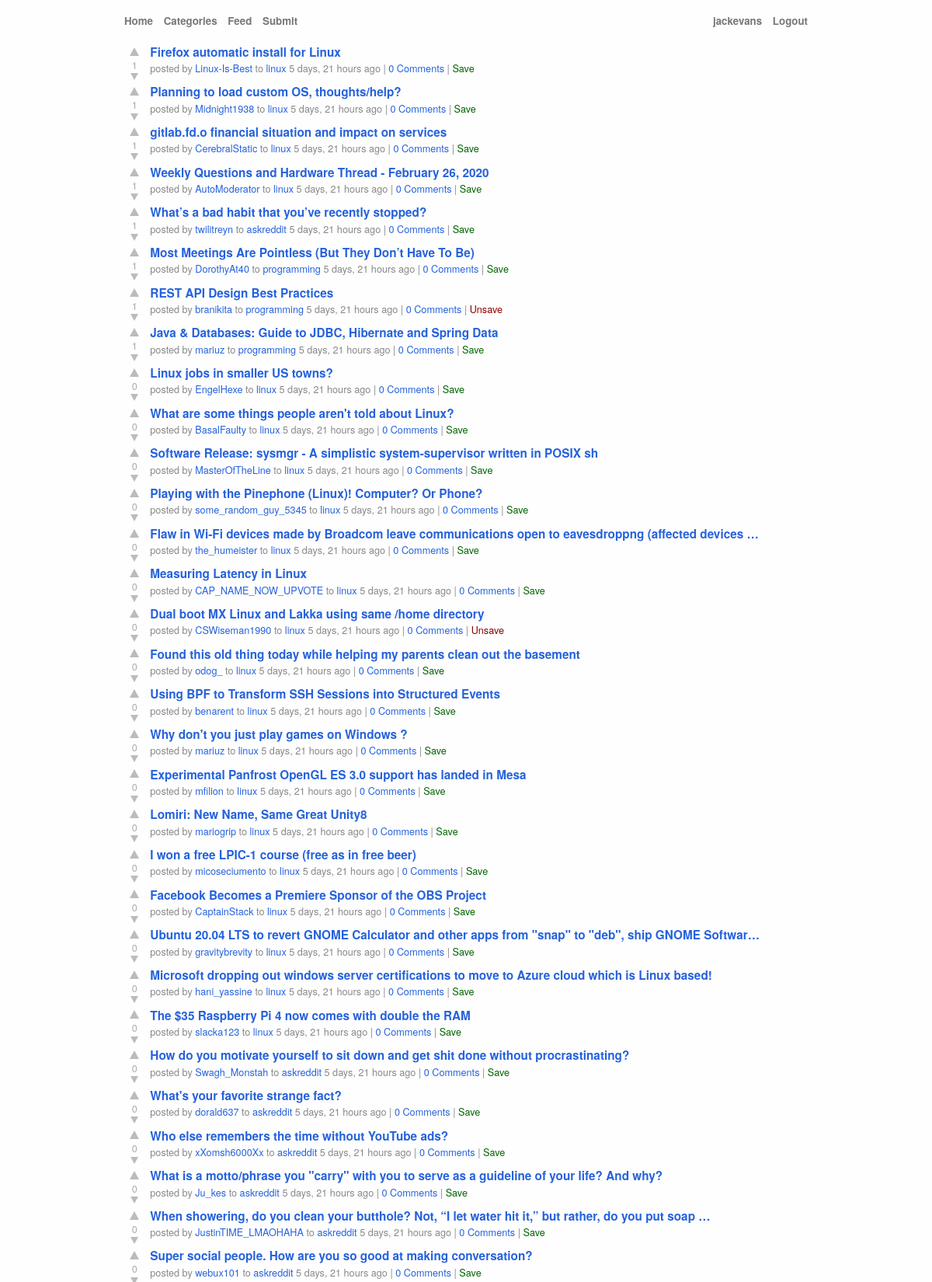
Page / (signed in, upper part) on the committed database.
### posts/models.py (models this page shows, shortened)
class TimeStamp(models.Model):
    created_on = models.DateTimeField(auto_now_add=True)
    updated_on = models.DateTimeField(auto_now=True)
    class Meta:
        abstract = True

class Post(TimeStamp):
    id = models.UUIDField(primary_key=True, default=uuid.uuid4, editable=False)
    title = models.CharField(max_length=200)
    slug = models.SlugField(editable=False)
    body = models.TextField(max_length=2000, blank=True)
    link = models.URLField(blank=True)
    photo = models.ImageField(blank=True)
    votes = GenericRelation("Vote", related_query_name="post")
    favourites = GenericRelation("Favourite", related_query_name="post")
    category = models.ForeignKey(
        "Category", on_delete=models.CASCADE, related_name="posts"
    )
    user = models.ForeignKey(
        settings.AUTH_USER_MODEL,
        on_delete=models.SET(get_sentinel_user),
        related_name="posts",
    )
    objects = models.Manager()
    ranked = RankedManager()
    class Meta:
        ordering = ("-created_on",)
    def get_absolute_url(self):
        from django.urls import reverse
        return reverse("posts:post_detail", args=[str(self.id), self.slug])

class Category(TimeStamp):
    name = models.CharField(max_length=200, unique=True)
    slug = models.SlugField(editable=False)
    description = models.CharField(max_length=200)
    avatar = models.ImageField(blank=True)
    def get_absolute_url(self):
        from django.urls import reverse
        return reverse("posts:category_detail", args=[self.slug])
    class Meta:
        ordering = ("name",)
        verbose_name_plural = "categories"
    def __str__(self) -> str:
        return self.name

### posts/views.py (the view)
# urls.py: path("", views.index, name="index"),
def index(request):
    posts = Post.ranked.select_related("user", "category")
    if request.user.is_authenticated:
        user_votes = Vote.objects.filter(user=request.user)
        user_favs = Favourite.objects.filter(
            user=request.user, object_id=OuterRef("pk")
        )
        posts = posts.annotate(
            has_saved=Exists(user_favs, distinct=True),
            upvoted=Exists(
                user_votes.filter(object_id=OuterRef("pk"), choice=Vote.Choice.UP),
                distinct=True,
            ),
            downvoted=Exists(
                user_votes.filter(object_id=OuterRef("pk"), choice=Vote.Choice.DOWN),
                distinct=True,
            ),
        )
    posts = posts.order_by("-score", "-created_on")
    paginator = Paginator(posts, 50)
    page_number = request.GET.get("page")
    page_obj = paginator.get_page(page_number)
    return render(request, "posts/index.html", {"page_obj": page_obj},)

### posts/models.py (called while the page is built)
    def get_queryset(self):
        return (
            super()
            .get_queryset()
            .annotate(
                total_comments=Coalesce(Count("comments", distinct=True), Value(0)),
                score=Coalesce(Sum("votes__choice", distinct=True), Value(0)),
            )
        )

### posts/templates/posts/index.html
{% extends "base.html" %}
{% block content %}
  {% include "posts/post_list.html" %}
{% endblock %}

### posts/templates/base.html (shortened to what this page needs)
{% load static %}
{% get_static_prefix as STATIC_PREFIX %}
{% get_media_prefix as MEDIA_PREFIX %}
<!DOCTYPE html>
<html lang="en">
  <link rel="stylesheet" type="text/css" href="{% static 'css/posts.css' %}">
  <body>
    <div id="wrapper">
      <div id="header">
        <div id="headerleft">
          <span class="headerlinks">
            <a href="/" class="">Home</a>
          </span>
          <span class="headerlinks">
            <a href="{% url 'posts:category_list' %}" class="">Categories</a>
            {% if request.user.is_authenticated %}
              <a href="{% url 'posts:user_feed' %}" class="">Feed</a>
              <a href="{% url 'posts:post_create' %}" class="">Submit</a>
            {% endif %}
          </span>
        </div>
        <div id="headerright">
          <span class="headerlinks">
            {% if request.user.is_authenticated %}
              <a href="{% url 'posts:user' request.user.username %}">{{ request.user.username }}</a>
              <a href="{% url 'logout' %}">Logout</a>
            {% else %}
              <a href="{% url 'login' %}">Login</a>
            {% endif %}
          </span>
        </div>
      </div>
      <div id="inside">
        {% block content %}
        {% endblock %}
      </div>
    </div>
  </body>
</html>

### posts/templates/posts/post_list.html (shortened to what this page needs)
{% load humanize %}
{% if page_obj %}
  <ol class="posts list">
    {% for post in page_obj %}
      <li class="post">
          {% include "posts/post.html" %}
      </li>
    {% endfor %}
  </ol>
{% else %}
  <b class="text-danger">Nothing to Show</b>
{% endif %}

### posts/templates/posts/post.html (shortened to what this page needs)
{% load humanize %}
<div class="post_liner h-entry">
  <div class="voters">
      {% if post.upvoted %}
        <a class="upvoter" href=""></a>
      {% else %}
        <a class="upvoter" href="{% url 'posts:upvote_post' post.id %}?next={{ request.path|urlencode }}"></a>
      {% endif %}
      <div class="score">{{ post.score }}</div>
      {% if post.downvoted %}
        <a class="downvoter" href=""></a>
      {% else %}
        <a class="downvoter" href="{% url 'posts:downvote_post' post.id %}?next={{ request.path|urlencode }}"></a>
      {% endif %}
  </div>
  <div class="details">
    <span class="link">
      <a href="{{ post.get_absolute_url }}">{{ post.title|truncatechars:100 }}</a>
    </span>
    <div class="byline">
      posted by <a href="{% url 'posts:user' post.user %}">{{ post.user }}</a>
      to <a href="{{ post.category.get_absolute_url }}">{{ post.category }}</a> {{ post.created_on|naturaltime }}
      | <a href="{{ post.get_absolute_url }}">{{ post.total_comments }} Comment{{ post.total_comments|pluralize }}</a>
      {% if request.user.is_authenticated %}
        {% if post.has_saved %}
          |<a class="text-danger" href="{% url 'posts:unsave_post' post.id %}?next={{ request.path|urlencode }}"> Unsave</a>
        {% else %}
          | <a class="text-success" href="{% url 'posts:save_post' post.id %}?next={{ request.path|urlencode }}"> Save</a>
        {% endif %}
      {% endif %}
    </div>
  </div>
</div>

### posts/static/css/posts.css (style rules this page uses)
.text-danger, a.text-danger { color: darkred; }
a.text-success { color: darkgreen; }
html { overflow-y: scroll; }
body, textarea, input, button { font-family: "helvetica neue", arial, sans-serif; font-size: 10pt; color: #333; line-height: 1.45em; }
body { background-color: #fefefe; }
a { color: #2562dc; cursor: pointer; }
div#wrapper { margin-left: auto; margin-right: auto; padding-bottom: 2em; min-width: 600px; max-width: 900px; }
div#inside { margin-left: 0.25em; margin-right: 0.25em; }
#header { font-weight: bold; padding: 5px 10px; margin-top: 1em; margin-bottom: 0.5em; line-height: 18px; }
#headerleft { float: left; }
.headerlinks a { color: #777; text-decoration: none; padding-right: 0.75em; }
#headerright { float: right; text-align: right; }
#headerright .headerlinks a { padding-right: 0; padding-left: 0.75em; }
ol.posts, ol.comments, ol.search_results { padding: 0; list-style: none; margin: 0; }
div.voters { float: left; margin-top: 0px; width: 40px; }
div.voters div.score { color: #aaa; font-size: 9pt; margin-top: 1px; margin-bottom: -3px; text-align: center; }
li.post div.voters div.score { font-size: 9.5pt; margin-top: 2px; }
div.voters .upvoter, div.voters .downvoter { border-color: transparent transparent #bbb transparent; border-style: solid; border-width: 6px; text-decoration: none; width: 0px; height: 0; margin-bottom: 0px; margin-left: 14px; padding: 0; display: block; }
div.voters .upvoter { border-bottom-width: 11px; }
div.voters .downvoter { border-color: #bbb transparent transparent transparent; border-width: 5px; margin-top: 4px; margin-left: 15px; margin-bottom: -5px; border-top-width: 9px; }
li.post { clear: both; }
ol.posts li.post div.post_liner { padding-top: 0.25em; padding-bottom: 0.25em; }
ol.posts li:first-child div.post_liner { padding-top: 0.5em; }
li div.details { padding-top: 0.1em; }
li .link { font-weight: bold; vertical-align: middle; }
li .link a { font-size: 11.5pt; text-decoration: none; }
li .byline { color: #888; font-size: 9.5pt; }
li.post .byline { margin-top: 1px; }
li .byline a { text-decoration: none; }
li div.details, div.post_content { margin-left: 40px; margin-right: 40px; }

### rows in the picture
Post: score "1", title "Firefox automatic install for Linux", user "Linux-Is-Best", category "linux", created_on "5 days, 21 hours ago", total_comments "0"
Post: score "1", title "Planning to load custom OS, thoughts/help?", user "Midnight1938", category "linux", created_on "5 days, 21 hours ago", total_comments "0"
Post: score "1", title "gitlab.fd.o financial situation and impact on services", user "CerebralStatic", category "linux", created_on "5 days, 21 hours ago", total_comments "0"
Post: score "1", title "Weekly Questions and Hardware Thread - February 26, 2020", user "AutoModerator", category "linux", created_on "5 days, 21 hours ago", total_comments "0"
Post: score "1", title "What’s a bad habit that you’ve recently stopped?", user "twilitreyn", category "askreddit", created_on "5 days, 21 hours ago", total_comments "0"
Post: score "1", title "Most Meetings Are Pointless (But They Don’t Have To Be)", user "DorothyAt40", category "programming", created_on "5 days, 21 hours ago", total_comments "0"
Post: score "1", title "REST API Design Best Practices", user "branikita", category "programming", created_on "5 days, 21 hours ago", total_comments "0"
Post: score "1", title "Java & Databases: Guide to JDBC, Hibernate and Spring Data", user "mariuz", category "programming", created_on "5 days, 21 hours ago", total_comments "0"
Post: score "0", title "Linux jobs in smaller US towns?", user "EngelHexe", category "linux", created_on "5 days, 21 hours ago", total_comments "0"
Post: score "0", title "What are some things people aren't told about Linux?", user "BasalFaulty", category "linux", created_on "5 days, 21 hours ago", total_comments "0"
Post: score "0", title "Software Release: sysmgr - A simplistic system-supervisor written in POSIX sh", user "MasterOfTheLine", category "linux", created_on "5 days, 21 hours ago", total_comments "0"
Post: score "0", title "Playing with the Pinephone (Linux)! Computer? Or Phone?", user "some_random_guy_5345", category "linux", created_on "5 days, 21 hours ago", total_comments "0"
Post: score "0", title "Flaw in Wi-Fi devices made by Broadcom leave communications open to eavesdroppng (affected devices …", user "the_humeister", category "linux", created_on "5 days, 21 hours ago", total_comments "0"
Post: score "0", title "Measuring Latency in Linux", user "CAP_NAME_NOW_UPVOTE", category "linux", created_on "5 days, 21 hours ago", total_comments "0"
Post: score "0", title "Dual boot MX Linux and Lakka using same /home directory", user "CSWiseman1990", category "linux", created_on "5 days, 21 hours ago", total_comments "0"
Post: score "0", title "Found this old thing today while helping my parents clean out the basement", user "odog_", category "linux", created_on "5 days, 21 hours ago", total_comments "0"
Post: score "0", title "Using BPF to Transform SSH Sessions into Structured Events", user "benarent", category "linux", created_on "5 days, 21 hours ago", total_comments "0"
Post: score "0", title "Why don't you just play games on Windows ?", user "mariuz", category "linux", created_on "5 days, 21 hours ago", total_comments "0"
Post: score "0", title "Experimental Panfrost OpenGL ES 3.0 support has landed in Mesa", user "mfilion", category "linux", created_on "5 days, 21 hours ago", total_comments "0"
Post: score "0", title "Lomiri: New Name, Same Great Unity8", user "mariogrip", category "linux", created_on "5 days, 21 hours ago", total_comments "0"
Post: score "0", title "I won a free LPIC-1 course (free as in free beer)", user "micoseciumento", category "linux", created_on "5 days, 21 hours ago", total_comments "0"
Post: score "0", title "Facebook Becomes a Premiere Sponsor of the OBS Project", user "CaptainStack", category "linux", created_on "5 days, 21 hours ago", total_comments "0"
Post: score "0", title "Ubuntu 20.04 LTS to revert GNOME Calculator and other apps from \"snap\" to \"deb\", ship GNOME Softwar…", user "gravitybrevity", category "linux", created_on "5 days, 21 hours ago", total_comments "0"
Post: score "0", title "Microsoft dropping out windows server certifications to move to Azure cloud which is Linux based!", user "hani_yassine", category "linux", created_on "5 days, 21 hours ago", total_comments "0"
Post: score "0", title "The $35 Raspberry Pi 4 now comes with double the RAM", user "slacka123", category "linux", created_on "5 days, 21 hours ago", total_comments "0"
Post: score "0", title "How do you motivate yourself to sit down and get shit done without procrastinating?", user "Swagh_Monstah", category "askreddit", created_on "5 days, 21 hours ago", total_comments "0"
Post: score "0", title "What's your favorite strange fact?", user "dorald637", category "askreddit", created_on "5 days, 21 hours ago", total_comments "0"
Post: score "0", title "Who else remembers the time without YouTube ads?", user "xXomsh6000Xx", category "askreddit", created_on "5 days, 21 hours ago", total_comments "0"
Post: score "0", title "What is a motto/phrase you \"carry\" with you to serve as a guideline of your life? And why?", user "Ju_kes", category "askreddit", created_on "5 days, 21 hours ago", total_comments "0"
Post: score "0", title "When showering, do you clean your butthole? Not, “I let water hit it,” but rather, do you put soap …", user "JustinTIME_LMAOHAHA", category "askreddit", created_on "5 days, 21 hours ago", total_comments "0"
Post: score "0", title "Super social people. How are you so good at making conversation?", user "webux101", category "askreddit", created_on "5 days, 21 hours ago", total_comments "0"

### other values in the picture
{{ request.user.username }} "jackevans"
